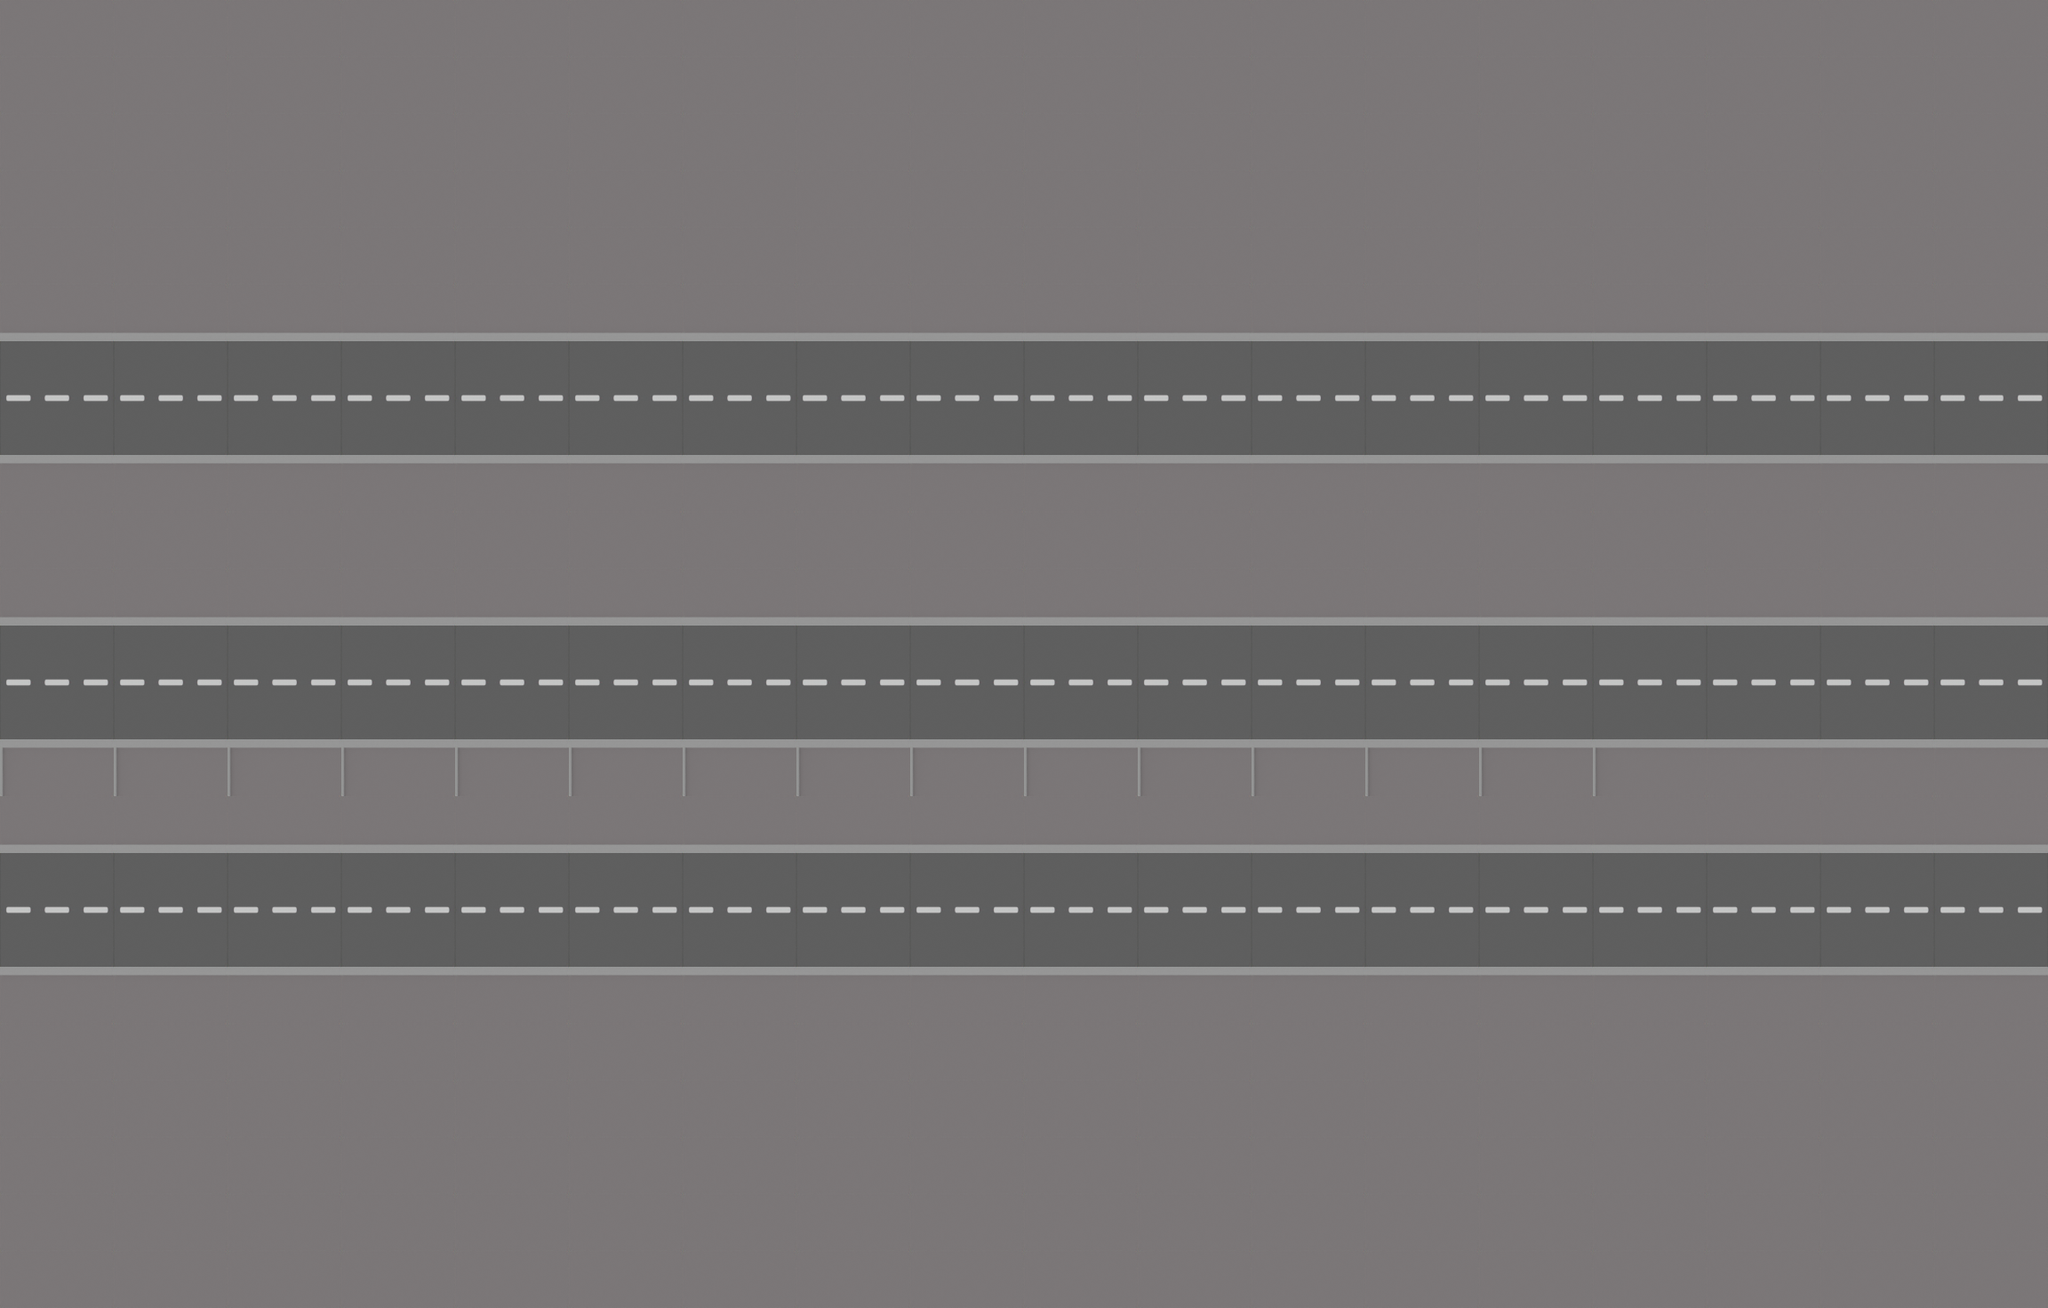

Tiled map render using the project's own tile images. Description and the map definition, with tile-layer contents summarised, below:
An orthogonal 18x23 tile map with 128x64 px tiles, 1 tile layer (Background) and 44 objects (9x trash, 6x building_2, 6x building_4, 6x road_lane, 5x building_3, ...).

<map version="1.9" tiledversion="1.10.2" orientation="orthogonal" renderorder="right-down" width="18" height="23" tilewidth="128" tileheight="64" infinite="0" nextlayerid="8" nextobjectid="149">
  <tileset firstgid="1" source="Tiles.tsx" />
  <layer id="1" name="Background" width="18" height="23" locked="1">
    <data>[414 cells, 414 non-empty, 4 distinct tile ids]</data>
  </layer>
  <objectgroup id="3" name="Border" visible="0" locked="1">
    <object id="2" x="0" y="0" width="2304" height="256" />
    <object id="5" x="0" y="256" width="512" height="960" />
    <object id="105" x="1792" y="256" width="512" height="960" />
    <object id="106" x="0" y="1216" width="2304" height="256" />
  </objectgroup>
  <objectgroup id="4" name="Obstacles" visible="0" locked="1">
    <object id="111" template="fire_hydrant.tx" class="fire_hydrant" gid="11" x="896" y="1152" width="128" height="128" />
    <object id="112" template="building_2.tx" class="building_2" gid="17" x="512" y="704" width="256" height="384" />
    <object id="113" template="building_3.tx" class="building_3" gid="15" x="384" y="1344" width="384" height="649" />
    <object id="114" template="building_4.tx" class="building_4" gid="19" x="1536" y="704" width="256" height="384" />
    <object id="115" template="building_2.tx" class="building_2" gid="17" x="1664" y="1280" width="256" height="384" />
    <object id="116" template="lamp_post.tx" class="lamp_post" gid="41" x="1536" y="896" width="128" height="128" />
    <object id="117" template="lamp_post.tx" class="lamp_post" gid="41" x="896" y="896" width="128" height="128" />
    <object id="119" template="building_4.tx" class="building_4" gid="19" x="512" y="320" width="256" height="384" />
    <object id="120" template="building_3.tx" class="building_3" gid="15" x="896" y="320" width="384" height="649" />
    <object id="121" template="building_2.tx" class="building_2" gid="17" x="1280" y="320" width="256" height="384" />
    <object id="122" template="building_4.tx" class="building_4" gid="19" x="0" y="1344" width="256" height="384" />
    <object id="123" template="building_4.tx" class="building_4" gid="19" x="1920" y="1280" width="256" height="384" />
    <object id="124" template="building_3.tx" class="building_3" gid="15" x="128" y="704" width="384" height="649" />
    <object id="125" template="building_3.tx" class="building_3" gid="15" x="1920" y="704" width="384" height="649" />
    <object id="126" template="building_3.tx" class="building_3" gid="15" x="1024" y="1984" width="384" height="649" />
    <object id="128" template="building_4.tx" class="building_4" gid="19" x="1408" y="1984" width="256" height="384" />
    <object id="129" template="building_4.tx" class="building_4" gid="19" x="640" y="1984" width="256" height="384" />
    <object id="130" template="building_2.tx" class="building_2" gid="17" x="1792" y="1728" width="256" height="384" />
    <object id="131" template="building_2.tx" class="building_2" gid="17" x="384" y="1792" width="256" height="384" />
    <object id="132" template="building_2.tx" class="building_2" gid="17" x="256" y="192" width="256" height="384" />
    <object id="133" template="bus_stop.tx" class="bus_stop" gid="42" x="896" y="384" width="128" height="128" />
  </objectgroup>
  <objectgroup id="5" name="RoadLayer">
    <object id="134" template="road_lane.tx" name="road_lane" class="road_lane" x="0" y="384">
      <properties>
        <property name="leftToRight" type="bool" value="true" />
        <property name="speed" type="int" value="2" />
        <property name="traffic" type="int" value="1" />
        <property name="type" value="bus" />
      </properties>
    </object>
    <object id="135" template="road_lane.tx" name="road_lane" class="road_lane" x="0" y="704">
      <properties>
        <property name="leftToRight" type="bool" value="true" />
        <property name="speed" type="int" value="4" />
        <property name="traffic" type="int" value="3" />
        <property name="type" value="car_yellow" />
      </properties>
    </object>
    <object id="136" template="road_lane.tx" name="road_lane" class="road_lane" x="0" y="960">
      <properties>
        <property name="leftToRight" type="bool" value="true" />
        <property name="speed" type="int" value="3" />
        <property name="traffic" type="int" value="3" />
        <property name="type" value="car_red" />
      </properties>
    </object>
    <object id="137" template="road_lane.tx" name="road_lane" class="road_lane" x="2304" y="448">
      <properties>
        <property name="leftToRight" type="bool" value="false" />
        <property name="speed" type="int" value="3" />
        <property name="traffic" type="int" value="4" />
        <property name="type" value="car_blue" />
      </properties>
    </object>
    <object id="138" template="road_lane.tx" name="road_lane" class="road_lane" x="2304" y="768">
      <properties>
        <property name="leftToRight" type="bool" value="false" />
        <property name="speed" type="int" value="2" />
        <property name="traffic" type="int" value="5" />
        <property name="type" value="car_blue" />
      </properties>
    </object>
    <object id="139" template="road_lane.tx" name="road_lane" class="road_lane" x="2304" y="1024">
      <properties>
        <property name="leftToRight" type="bool" value="false" />
        <property name="speed" type="int" value="1" />
        <property name="traffic" type="int" value="5" />
        <property name="type" value="car_yellow" />
      </properties>
    </object>
  </objectgroup>
  <objectgroup id="6" name="TrashLayer" visible="0">
    <object id="140" template="trash_plastic.tx" name="plastic" class="trash" gid="35" x="1280" y="1216" width="128" height="64">
      <properties>
        <property name="type" value="plastic" />
      </properties>
    </object>
    <object id="141" template="trash_plastic.tx" name="plastic" class="trash" gid="35" x="1024" y="896" width="128" height="64">
      <properties>
        <property name="type" value="plastic" />
      </properties>
    </object>
    <object id="142" template="trash_plastic.tx" name="plastic" class="trash" gid="35" x="1280" y="576" width="128" height="64">
      <properties>
        <property name="type" value="plastic" />
      </properties>
    </object>
    <object id="143" template="trash_paper.tx" name="paper" class="trash" gid="34" x="1024" y="1152" width="128" height="64">
      <properties>
        <property name="type" value="paper" />
      </properties>
    </object>
    <object id="144" template="trash_paper.tx" name="paper" class="trash" gid="34" x="1664" y="896" width="128" height="64">
      <properties>
        <property name="type" value="paper" />
      </properties>
    </object>
    <object id="145" template="trash_paper.tx" name="paper" class="trash" gid="34" x="1152" y="384" width="128" height="64">
      <properties>
        <property name="type" value="paper" />
      </properties>
    </object>
    <object id="146" template="trash_organic.tx" name="organic" class="trash" gid="3" x="768" y="960" width="128" height="64">
      <properties>
        <property name="type" value="organic" />
      </properties>
    </object>
    <object id="147" template="trash_organic.tx" name="organic" class="trash" gid="3" x="768" y="1216" width="128" height="64">
      <properties>
        <property name="type" value="organic" />
      </properties>
    </object>
    <object id="148" template="trash_organic.tx" name="organic" class="trash" gid="3" x="896" y="576" width="128" height="64">
      <properties>
        <property name="type" value="organic" />
      </properties>
    </object>
  </objectgroup>
  <objectgroup id="7" name="CoreItemsLayer" visible="0" locked="1">
    <!-- 4 objects omitted --></objectgroup>
</map>
<!-- 4 of 44 objects omitted -->
